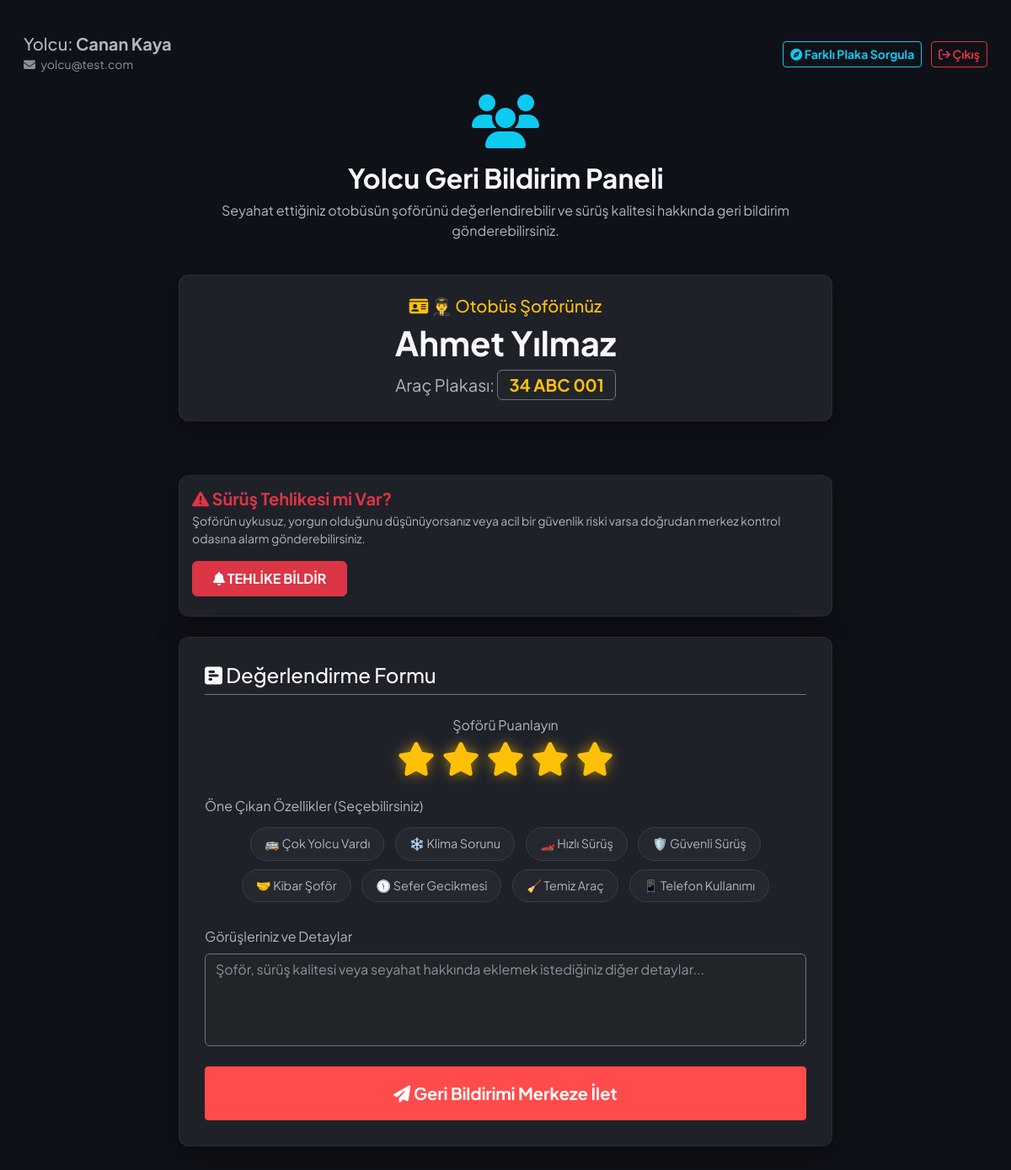
Page /yolcu/1 (signed in) on the committed database.
### app/models.py (models this page shows, shortened)
class Sofor(UserMixin, db.Model):
    __tablename__ = 'soforler'
    id: Mapped[int] = mapped_column(primary_key=True, autoincrement=True)
    ad: Mapped[str] = mapped_column(String(100), nullable=False)
    soyad: Mapped[str] = mapped_column(String(100), nullable=False)
    kullanici_adi: Mapped[str] = mapped_column(String(100), nullable=False, unique=True)
    arac_plaka: Mapped[str] = mapped_column(String(50), nullable=False, unique=True)
    sifre_hash: Mapped[str] = mapped_column(String(255), nullable=False)
    sifre_plain: Mapped[Optional[str]] = mapped_column(String(255))
    alarmlar: Mapped[List["Alarm"]] = relationship(back_populates="sofor")
    ses_loglari: Mapped[List["SesLog"]] = relationship(back_populates="sofor")
    vardiya_kayitlari: Mapped[List["VardiyaSesKaydi"]] = relationship(back_populates="sofor")
    yorumlar: Mapped[List["YolcuYorum"]] = relationship(back_populates="sofor")
    konum: Mapped[Optional["AracKonum"]] = relationship(back_populates="sofor", uselist=False)

### app/main/routes.py (the view, shortened to what this page needs)
@bp.route('/yolcu/<int:sofor_id>', methods=['GET', 'POST'])
@yolcu_login_required
def yolcu_panel(sofor_id):
    sofor = db.session.get(Sofor, sofor_id)
    if not sofor:
        return redirect(url_for('auth.login'))
    return render_template('yolcu.html', title='Yolcu Paneli', sofor=sofor)

### app/auth/routes.py (called while the page is built)
def yolcu_login_required(f):
    @wraps(f)
    def decorated_function(*args, **kwargs):
        if 'yolcu_id' not in session:
            flash('Bu sayfayı görmek için lütfen yolcu girişi yapın.', 'warning')
            return redirect(url_for('auth.login'))
        return f(*args, **kwargs)
    return decorated_function

### app/templates/yolcu.html (shortened to what this page needs)
{% extends "base.html" %}
{% block content %}
<div class="row align-items-center mb-4 mt-3 px-3">
    <div class="col-8">
        <h5 class="text-secondary mb-0">Yolcu: <b>{{ session.get('yolcu_ad') }}</b></h5>
        <small class="text-muted"><i class="fa-solid fa-envelope me-1"></i> {{ session.get('yolcu_email') }}</small>
    </div>
    <div class="col-4 text-end">
        <a href="{{ url_for('main.yolcu_plaka_sorgula') }}" class="btn btn-outline-info btn-sm fw-bold me-2"><i class="fa-solid fa-compass"></i> Farklı Plaka Sorgula</a>
        <a href="{{ url_for('auth.yolcu_logout') }}" class="btn btn-outline-danger btn-sm fw-bold"><i class="fa-solid fa-arrow-right-from-bracket"></i> Çıkış</a>
    </div>
</div>
<div class="row justify-content-center">
    <div class="col-md-8 text-center mb-4">
        <i class="fa-solid fa-users fa-4x text-info mb-3"></i>
        <h2 class="fw-bold">Yolcu Geri Bildirim Paneli</h2>
        <p class="text-secondary">Seyahat ettiğiniz otobüsün şoförünü değerlendirebilir ve sürüş kalitesi hakkında geri bildirim gönderebilirsiniz.</p>
    </div>
</div>
<div class="row justify-content-center">
    <div class="col-md-8 mb-4">
        <div class="streamlit-container mt-0 text-center premium-card py-4">
            <h5 class="text-warning mb-2"><i class="fa-solid fa-id-card text-warning"></i> 👨‍✈️ Otobüs Şoförünüz</h5>
            <div class="display-6 fw-bold text-light mb-2">{{ sofor.ad }} {{ sofor.soyad }}</div>
            <p class="text-secondary fs-5 mb-0">Araç Plakası: <span class="badge bg-dark border border-secondary fs-5 text-warning">{{ sofor.arac_plaka }}</span></p>
        </div>
    </div>
</div>
<div class="row justify-content-center">
    <div class="col-md-8 mb-4">
        <div class="emergency-box premium-card">
            <div class="d-flex align-items-center justify-content-between flex-wrap gap-3">
                <div>
                    <h5 class="text-danger fw-bold mb-1"><i class="fa-solid fa-triangle-exclamation"></i> Sürüş Tehlikesi mi Var?</h5>
                    <p class="text-secondary small mb-0">Şoförün uykusuz, yorgun olduğunu düşünüyorsanız veya acil bir güvenlik riski varsa doğrudan merkez kontrol odasına alarm gönderebilirsiniz.</p>
                </div>
                <div>
                    <button id="btnYolcuAcil" class="btn btn-danger fw-bold px-4 py-2"><i class="fa-solid fa-bell"></i> TEHLİKE BİLDİR</button>
                </div>
            </div>
        </div>
    </div>
</div>
<div class="row justify-content-center">
    <div class="col-md-8 mb-5">
        <div class="streamlit-container mt-0 premium-card">
            <h4 class="text-light mb-4 border-bottom border-secondary pb-2"><i class="fa-solid fa-square-poll-horizontal"></i> Değerlendirme Formu</h4>
            <form id="feedbackForm" action="" method="post">
                <div class="mb-4 text-center">
                    <label class="form-label d-block text-secondary mb-2">Şoförü Puanlayın</label>
                    <div class="d-flex justify-content-center gap-2">
                        <i class="fa-solid fa-star star-rating active" data-value="1"></i>
                        <i class="fa-solid fa-star star-rating active" data-value="2"></i>
                        <i class="fa-solid fa-star star-rating active" data-value="3"></i>
                        <i class="fa-solid fa-star star-rating active" data-value="4"></i>
                        <i class="fa-solid fa-star star-rating active" data-value="5"></i>
                    </div>
                </div>
                <div class="mb-4">
                    <label class="form-label d-block text-secondary mb-2">Öne Çıkan Özellikler (Seçebilirsiniz)</label>
                    <div class="text-center">
                        <span class="tag-btn" data-tag="Çok Yolcu Vardı">🚌 Çok Yolcu Vardı</span>
                        <span class="tag-btn" data-tag="Klima Sorunu">❄️ Klima Sorunu</span>
                        <span class="tag-btn" data-tag="Hızlı / Tehlikeli Sürüş">🏎️ Hızlı Sürüş</span>
                        <span class="tag-btn" data-tag="Güvenli Sürüş">🛡️ Güvenli Sürüş</span>
                        <span class="tag-btn" data-tag="Kibar Şoför">🤝 Kibar Şoför</span>
                        <span class="tag-btn" data-tag="Sefer Gecikmesi">🕦 Sefer Gecikmesi</span>
                        <span class="tag-btn" data-tag="Temiz Araç">🧹 Temiz Araç</span>
                        <span class="tag-btn" data-tag="Telefon Kullanımı">📱 Telefon Kullanımı</span>
                    </div>
                </div>
                <div class="mb-4">
                    <label for="serbest_yorum" class="form-label text-secondary">Görüşleriniz ve Detaylar</label>
                    <textarea class="form-control bg-dark text-light border-secondary" id="serbest_yorum" name="serbest_yorum" rows="4" placeholder="Şoför, sürüş kalitesi veya seyahat hakkında eklemek istediğiniz diğer detaylar..."></textarea>
                </div>
                <div class="stButton mt-4">
                    <button type="submit" class="btn btn-lg py-3"><i class="fa-solid fa-paper-plane"></i> Geri Bildirimi Merkeze İlet</button>
                </div>
            </form>
        </div>
    </div>
</div>
{% endblock %}

### app/templates/base.html (style rules this page uses)
body { background-color: #0e1117; color: #fafafa; font-family: 'Plus Jakarta Sans', 'Outfit', 'Segoe UI', Tahoma, Geneva, Verdana, sans-serif; }
.streamlit-container { max-width: 900px; margin: 40px auto; padding: 30px; background-color: #262730; border-radius: 10px; box-shadow: 0 4px 6px rgba(0,0,0,0.3); }
.stButton>button { width: 100%; border-radius: 4px; border: 1px solid #ff4b4b; background-color: #ff4b4b; color: white; font-weight: bold; padding: 0.5rem 1rem; transition: all 0.3s; }
.text-secondary { color: #b2b6c1 !important; }
.text-muted { color: #8c91a0 !important; }

### app/templates/yolcu.html (style rules this page uses)
.star-rating { font-size: 2.5rem; color: #3b3e46; cursor: pointer; transition: color 0.2s, transform 0.2s; }
.star-rating.active { color: #ffc107; text-shadow: 0 0 15px rgba(255, 193, 7, 0.6); }
.tag-btn { border: 1px solid #3b3e46; background: rgba(255, 255, 255, 0.03); color: #b2b5be; padding: 8px 16px; border-radius: 20px; cursor: pointer; transition: all 0.3s; margin: 5px; display: inline-block; font-size: 0.9rem; }
.emergency-box { background: rgba(220, 53, 69, 0.1); border: 1px solid rgba(220, 53, 69, 0.3); border-radius: 8px; padding: 15px; }
.premium-card { background: rgba(38, 39, 48, 0.75); backdrop-filter: blur(10px); border: 1px solid rgba(255, 255, 255, 0.05); border-radius: 12px; box-shadow: 0 8px 32px rgba(0, 0, 0, 0.37); }

### rows in the picture
Sofor: ad "Ahmet", soyad "Yılmaz", arac_plaka "34 ABC 001"

### other values in the picture
{{ session.get('yolcu_ad') }} "Canan Kaya"
{{ session.get('yolcu_email') }} "yolcu@test.com"
